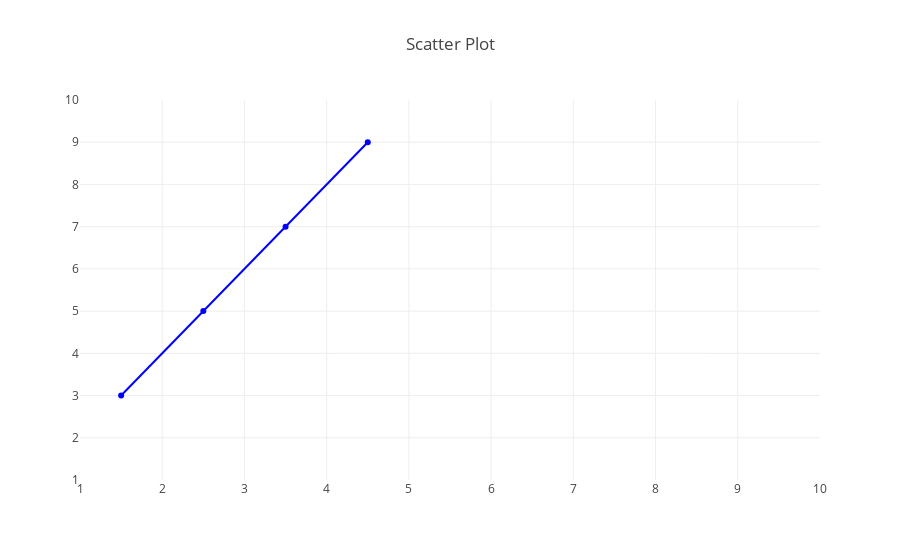

Source (notebook cell):
### Code cell
layout = {'title': 'Scatter Plot', 'xaxis': {'range': [1, 10]}, 'yaxis': {'range': [1, 10]}}
trace_of_data = {'x': [1.5, 2.5, 3.5, 4.5], 'y': [3, 5, 7, 9], 'marker': {'color': 'blue'}, 'name': 'Our nice line'}

figure = {'data': [trace_of_data], 'layout': layout}

plotly.offline.iplot(figure)

### Figure 1 — Plotly figure (JSON) as saved in the notebook; plotly's stock layout.template omitted (floating-point values rounded to 4 significant figures)
{"data": [{"marker": {"color": "blue"}, "name": "Our nice line", "type": "scatter", "uid": "9d53702e-78da-11e9-a59d-234735bf4bc9", "x": [1.5, 2.5, 3.5, 4.5], "y": [3, 5, 7, 9]}], "layout": {"title": "Scatter Plot", "xaxis": {"range": [1, 10]}, "yaxis": {"range": [1, 10]}}}
